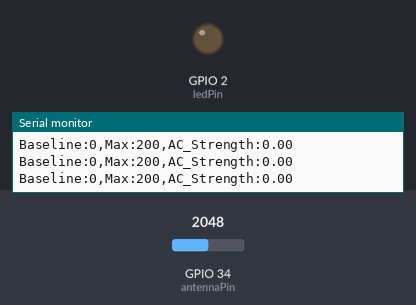
The program below on a simulated ESP32. Parts: output pins drawn as LEDs (lit = HIGH), the last lines printed to the serial monitor. Inputs (shaded band) come from the test bench; at power-on: GPIO 34 (antennaPin) = 2048 (analog values on the 0–4095 scale).

Above: at 1.2 s.
1.3 s: GPIO 34 (antennaPin) set to 2866
At 1.37 s:
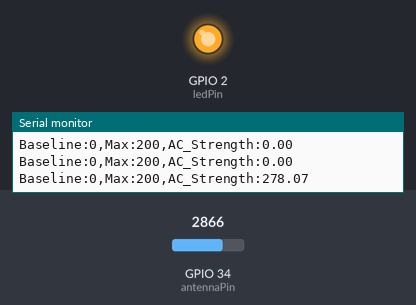
Timing chart, 0 to 4.3 s (numbered marks = the images above; inputs shaded):
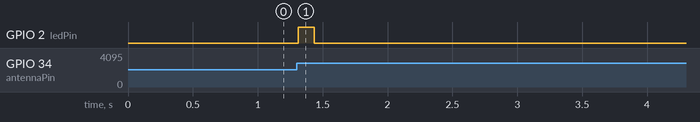

Measured:
- after the input at 1.3 s, GPIO 2 (ledPin): LOW → HIGH at once, → LOW 0.12 s later

The program:

main.cpp
```cpp
#include <Arduino.h>  // Required for PlatformIO
#include <math.h>     // Required for the sqrt function

/* * ESP32 Non-Contact AC Detector
 * Based on the "Theory to Thing" experiment
 */

// 1. PIN CONFIGURATION
// Connect a 10cm jumper wire to GPIO 34. This is your antenna.
const int antennaPin = 34;
const int ledPin = 2; // Most ESP32s have a built-in LED on GPIO 2

// 2. SETTINGS
const int numSamples = 150; // How many readings to take per batch
const int threshold = 40;   // Adjust this: Higher = less sensitive, Lower = more sensitive

void setup() {
  // Start Serial at 115200 baud for the Plotter
  Serial.begin(115200);

  // Set the LED pin as an output
  pinMode(ledPin, OUTPUT);

  // Set ADC resolution (0 to 4095)
  analogReadResolution(12);

  Serial.println("Detector Starting... Open Serial Plotter");
}

void loop() {
  long sum = 0;
  float average = 0;
  long sqSum = 0;
  float rms = 0;
  int rawSamples[numSamples];

  // STEP 1: Capture a burst of samples
  for (int i = 0; i < numSamples; i++) {
    rawSamples[i] = analogRead(antennaPin);
    sum += rawSamples[i];
    delayMicroseconds(500); // 2000Hz sample rate
  }

  // STEP 2: Calculate the average (DC baseline)
  average = (float)sum / numSamples;

  // STEP 3: Calculate the RMS (AC Signal Strength)
  for (int i = 0; i < numSamples; i++) {
    float diff = (float)rawSamples[i] - average;
    sqSum += (diff * diff);
  }
  rms = sqrt((float)sqSum / numSamples);

  // STEP 4: OUTPUT TO SERIAL PLOTTER
  Serial.print("Baseline:0,Max:200,AC_Strength:");
  Serial.println(rms);

  // STEP 5: VISUAL FEEDBACK
  if (rms > threshold) {
    digitalWrite(ledPin, HIGH);
  } else {
    digitalWrite(ledPin, LOW);
  }

  delay(30);
}
```
